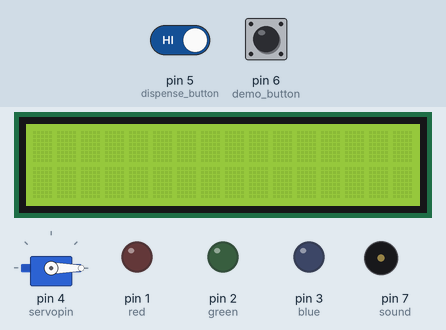
A sketch run on a simulated Arduino Uno, built with avr-gcc and run on an emulated ATmega328P. Parts: 16×2 character LCD, servo, output pins drawn as LEDs (lit = HIGH), buzzer (waves = sounding). The inputs (shaded band) are chosen by the test bench; at power-on: pin 6 (demo_button) HIGH, pin 5 (dispense_button) HIGH.

Above: at 1.2 s.
1.3 s: pin 6 (demo_button) pulled LOW for 0.15 s
At 2.44 s:
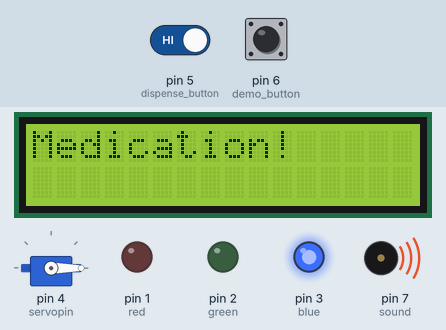
At 6.5 s:
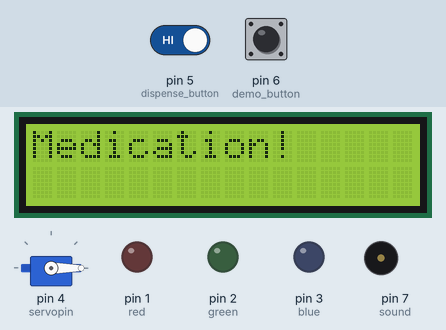
6.6 s: pin 5 (dispense_button) driven HIGH
9.6 s: pin 5 (dispense_button) driven LOW and pin 6 (demo_button) driven HIGH
At 13.1 s:
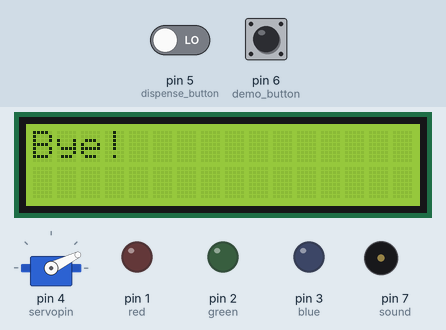
Timing chart, 0 to 14.6 s (numbered marks = the images above; inputs shaded):
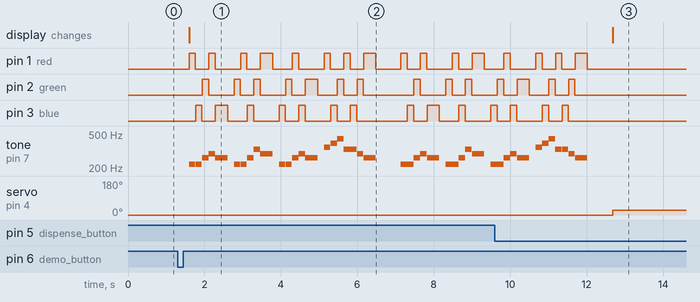

Measured:
- after the input at 1.3 s, pin 1 (red): LOW → HIGH after 0.30 s, → LOW 0.16 s later, → HIGH 0.35 s later, → LOW 0.16 s later, … (16 changes in this stretch); pin 2 (green): LOW → HIGH after 0.65 s, → LOW 0.16 s later, → HIGH 0.67 s later, → LOW 0.16 s later, … (14 changes in this stretch)
- after the input at 9.6 s, pin 3 (blue): goes on until 11.5 s, then stays LOW; tone on pin 7 (sound): goes on until 12.0 s, then stays silent; servo on pin 4 (servopin): 0° → 26° after 3.1 s; the display: changes after 3.1 s (image 3)

The sketch:

PillBuddy.ino
```cpp
//Pill Buddy
//Global Variables
//Hackathon '23
//This code will dispense medicine to the elderly as part of a reminder system.

//------------------------------------------------//

//LCD variables
#include <LiquidCrystal.h> //LCD library
LiquidCrystal lcd(13,12,11,10,9,8);

//Buttons
int demo_button =  6;
int demo_value;

int dispense_button = 5;
int dispense_value;

//Micro-Servo 1 Variables
#include <Servo.h>

Servo myservo; //include the servo library
int servopin=4; //create a servo object


//LEDS
int blue = 3;//Red LED pin12
int green = 2;//Blue LED pin11
int red = 1;//Second Red LED pin8


//Piezo
int sound=7;//Piezo speaker pin7

#define NOTE_A3  220
#define NOTE_C4  262
#define NOTE_D4  294
#define NOTE_E4  330
#define NOTE_F4  349
#define NOTE_G4  392
#define NOTE_A4  440


//----------------------------------------------------//

void setup()
{

  //LCD instructions - begin LCD
  lcd.begin(16,2);

  //button functions
  pinMode(demo_button, INPUT_PULLUP);
  pinMode(dispense_button, INPUT_PULLUP);


  //Micro-Servos set-up
  myservo.attach(servopin);
  myservo.write(0);

  //LEDs set-up
  pinMode(blue, OUTPUT);
  pinMode(green, OUTPUT);
  pinMode(red, OUTPUT);

  //Piezo set-up
  pinMode(sound, OUTPUT);

}
//--------------------------------------------------//

void loop()
{
  lcd.clear();

 //READ demo & dispense button
  demo_value = digitalRead(demo_button);
  dispense_value = digitalRead(dispense_button);
  // start a demo
  if(demo_value == LOW){
    delay(300); //wait 3 seconds
    //display
      lcd.setCursor(0,0);
      lcd.print("Medication!");
    //alarm
      while(dispense_value == HIGH){
    	playIceSpice();
        //redFor(100);
        dispense_value = digitalRead(dispense_button);
        if(dispense_value == LOW){
          lcd.clear();
          break;
        }
        }
    //spin
  	  lcd.setCursor(0,0);
      lcd.print("Bye!");
      spinServo();
      delay(5000);
      }

    }


//--------------FUNCTIONS--------------//

//function that turns the servo to next pill slot
void spinServo(){
  int currentPos = myservo.read(); //gets current servo position
  if(currentPos <= 154){
    myservo.write(currentPos + 26);
  }
  else
  {
    myservo.write(0);
  }

}

//Functions for alarm song
void playIceSpice() {
  //line 1
  A(161, "red");
  A(161, "blue");
  C(161,"green");
  D(161, "red");
  C(322,"blue");
  delay(161);
  //line 2
  A(161,"green");
  A(161,"red");
  C(161,"blue");
  E(161,"green");
  D(322,"red");
  delay(161);
  //line 3
  A(161,"blue");
  A(161,"green");
  C(161,"red");
  D(161,"blue");
  C(322,"green");
  delay(161);
  //line 4
  F4(161, "red");
  G(161,"blue");
  Ah(161,"green");
  E(161,"red");
  E(161,"blue");
  D(161,"green");
  C(322,"red");
  delay(644);
}


void A(int n, String color){
  tone(sound,NOTE_A3);
  ledon(color);
  delay(n);
  noTone(sound);
  ledoff();
  delay(10);
}

void Ah(int n, String color){
  tone(sound,NOTE_A4);
  ledon(color);
  delay(n);
  noTone(sound);
  ledoff();
  delay(10);
}

void C(int n, String color){
  tone(sound,NOTE_C4);
  ledon(color);
  delay(n);
  noTone(sound);
  ledoff();
  delay(10);
}

void D(int n, String color){
  tone(sound,NOTE_D4);
  ledon(color);
  delay(n);
  noTone(sound);
  ledoff();
  delay(10);
}

void E(int n, String color){
  tone(sound,NOTE_E4);
  ledon(color);
  delay(n);
  noTone(sound);
  ledoff();
  delay(10);
}

void F4(int n, String color){
  tone(sound,NOTE_F4);
  ledon(color);
  delay(n);
  noTone(sound);
  ledoff();
  delay(10);
}

void G(int n, String color){
  tone(sound,NOTE_G4);
  ledon(color);
  delay(n);
  noTone(sound);
  ledoff();
  delay(10);
}

void ledon(String color)
{
  if (color == "blue")
  {
    digitalWrite(blue, HIGH);
  }
  else if (color == "green")
  {
    digitalWrite(green, HIGH);
  }
  else if (color == "red")
  {
    digitalWrite(red, HIGH);
  }
  else if (color == "all")
  {
    digitalWrite(blue, HIGH);
    digitalWrite(green, HIGH);
    digitalWrite(red, HIGH);
  }
}

void ledoff()

{
  digitalWrite(blue, LOW);
  digitalWrite(green, LOW);
  digitalWrite(red, LOW);
}
```
